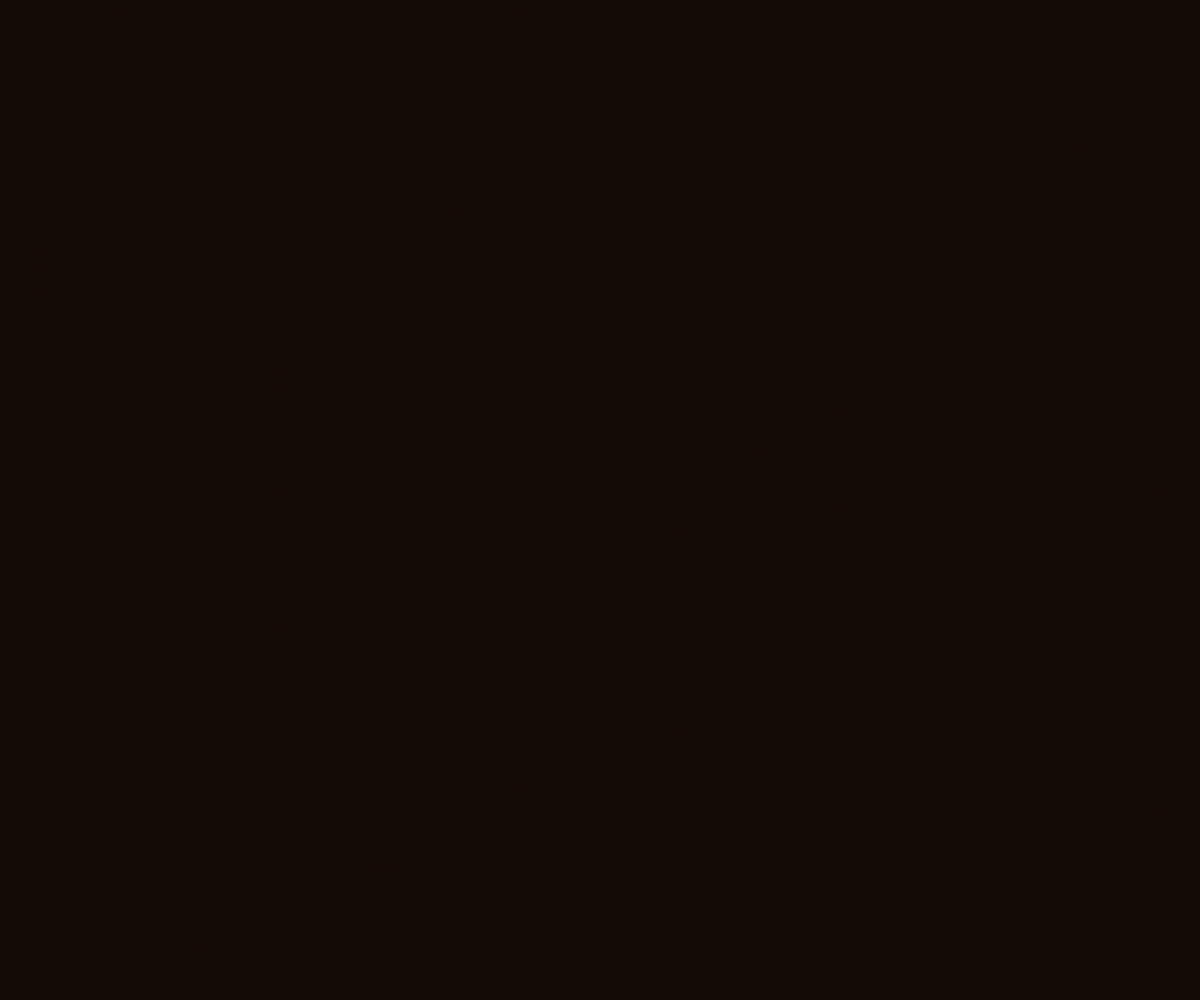
Frame 1 (no input)
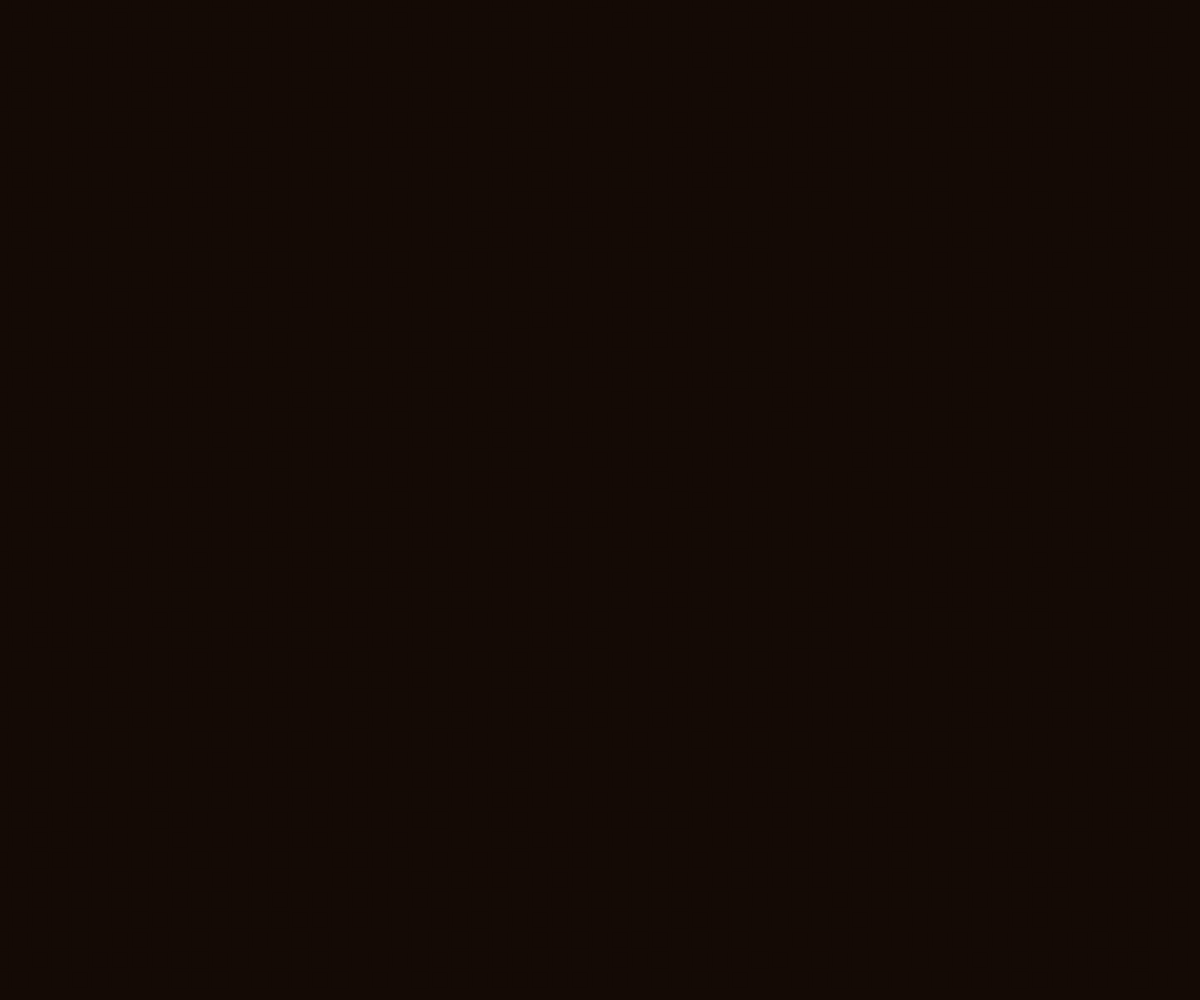
Frame 60 (no input)
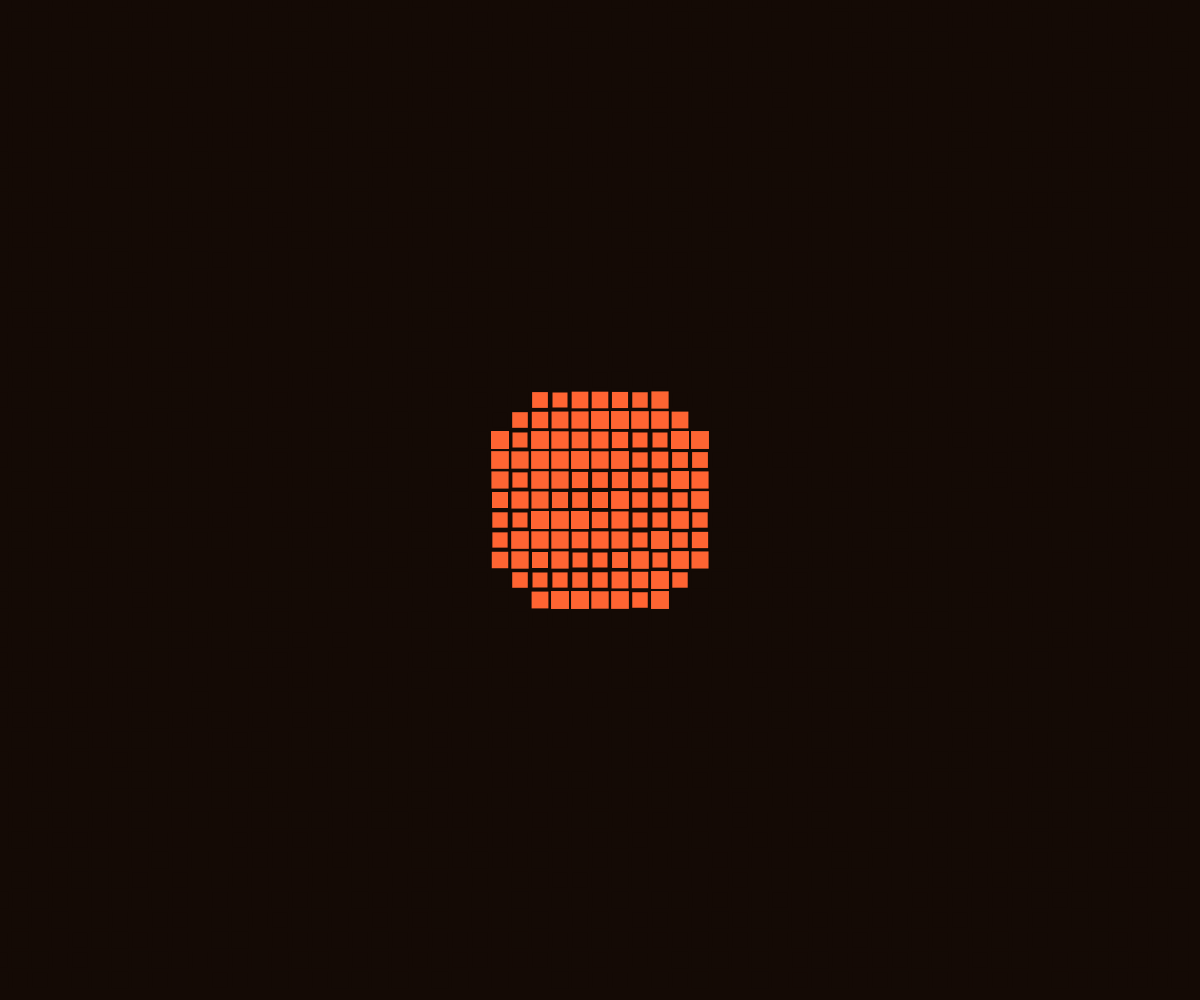
Frame 120 (the mouse pressed at the canvas centre since frame 60)

The p5.js sketch that drew these frames (run headless with seeded random() and noise() and a simulated clock; from frame 60 on, the mouse is pressed at the canvas centre):

// p5.js sketch
// ── sketch.js
let squares = [];
let waveRadius = 0;
let waveSpeed = 2;
let waveActive = false;
let centerX, centerY;

function setup() {
  createCanvas(windowWidth, windowHeight);
  centerX = width / 2;
  centerY = height / 2;

  // Create a grid of squares
  const gridSize = 20;
  const squareSize = 15;
  for (let y = 0; y < height; y += gridSize) {
    for (let x = 0; x < width; x += gridSize) {
      squares.push({
        x: x,
        y: y,
        size: squareSize,
        pulseOffset: random(TWO_PI),
        pulseSpeed: random(0.02, 0.05),
        originalColor: color(20, 10, 5), // Deep near-black with warm hue
        isAffected: false,
        affectTime: 0
      });
    }
  }
}

function draw() {
  background(20, 10, 5); // Near-black background with warm tint

  // Update and display squares
  for (let square of squares) {
    // Pulsing effect
    let pulse = sin(frameCount * square.pulseSpeed + square.pulseOffset) * 0.5 + 0.5;
    let size = square.size + pulse * 3;

    // Check if square is affected by wave
    let d = dist(square.x, square.y, centerX, centerY);
    if (waveActive && d < waveRadius) {
      square.isAffected = true;
      square.affectTime = frameCount;
    }

    // Flash effect when affected
    if (square.isAffected) {
      let flash = 255 - (frameCount - square.affectTime) * 10;
      if (flash < 0) {
        square.isAffected = false;
        fill(square.originalColor);
      } else {
        fill(flash, 100, 50); // Bright yellow-orange flash
      }
    } else {
      fill(square.originalColor);
    }

    noStroke();
    rect(square.x - size/2, square.y - size/2, size, size);
  }

  // Update wave
  if (waveActive) {
    waveRadius += waveSpeed;
    if (waveRadius > max(width, height)) {
      waveActive = false;
      waveRadius = 0;
    }
  }
}

function mousePressed() {
  // Start wave at mouse position
  waveActive = true;
  waveRadius = 0;
  centerX = mouseX;
  centerY = mouseY;
}
